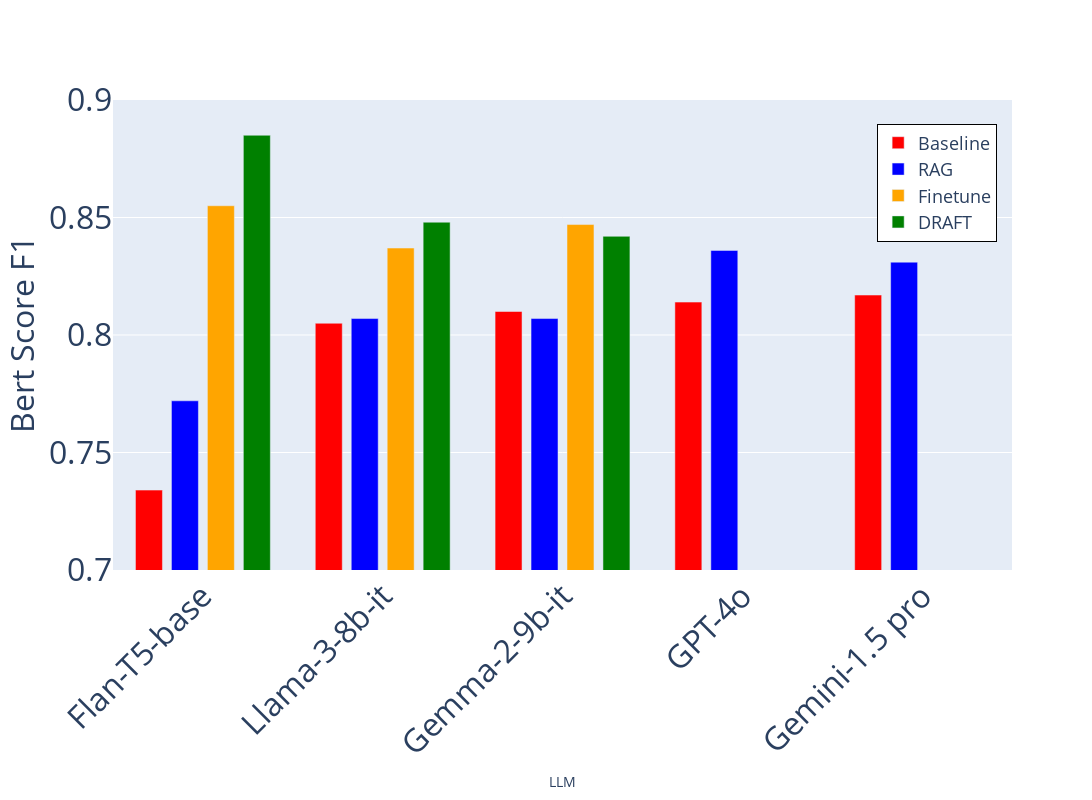

This figure's notebook cell:
### Code cell
import plotly.graph_objects as go
import numpy as np

# Categories and subcategories
categories = ['Flan-T5-base', 'Llama-3-8b-it', 'Gemma-2-9b-it', 'GPT-4o', 'Gemini-1.5 pro']
subcategories = ['Baseline', 'RAG', 'Finetune', 'DRAFT']

# Data
F1 = [[0.734, 0.772, 0.855, 0.885],
    [0.805, 0.807, 0.837, 0.848],
    [0.810, 0.807, 0.847, 0.842],
    [0.814, 0.836, 0, 0],
    [0.817, 0.831, 0, 0]]

bar_width = 0.15
index = np.arange(len(categories))

# Create figure
fig = go.Figure()

# Add bars for each subcategory
colors = ['red', 'blue', 'orange', 'green']
for i in range(len(subcategories)):
    fig.add_trace(go.Bar(
        x=[category for category in categories],  # x-axis categories
        y=[row[i] for row in F1],  # y-axis data for the subcategory
        name=subcategories[i],  # Name for the legend
        width=bar_width,  # Bar width
        marker_color=colors[i],  # Color of the bars
        offsetgroup=i  # This groups the bars together for each subcategory
    ))

# Customize layout
fig.update_layout(
    xaxis=dict(
        tickmode='array', 
        tickvals=index, 
        ticktext=categories,  # Set x-axis categories
        tickangle=-45,  # Rotate x-axis labels at 45 degrees
        title_font=dict(size=32),  # Larger x-axis title
        tickfont=dict(size=32)      # Larger x-axis tick labels
    ),
    yaxis=dict(
        range=[0.7, 0.9], 
        title="Bert Score F1",
        title_font=dict(size=32),  # Larger y-axis title
        tickfont=dict(size=32)      # Larger y-axis tick labels
    ),    barmode='group',  # Group bars together
    # title="Bert Score F1 of various approaches",  # Title of the chart
    xaxis_title="LLM",  # x-axis label
    # legend_title="DRAFT",  # Legend title
    # template='plotly_dark',  # Optional: Dark theme for better visibility
    autosize=False,  # Allow custom size
    width=1200,  # Increase the figure width (for higher resolution)
    height=800,  # Increase the figure height (for higher resolution)

    legend=dict(
        x=0.85,  # Set x position inside the plot area (0 to 1 scale)
        y=0.95,  # Set y position inside the plot area (0 to 1 scale)
        xanchor='left',  # Align legend to the left
        yanchor='top',  # Align legend to the top
        # bgcolor='rgba(255, 255, 255, 0.7)',  # Background color with transparency
        bordercolor='Black',  # Border color around the legend
        borderwidth=1,  # Border width around the legend
        font=dict(size=18)
    )
)

fig.show()

fig.write_image("plot.png", width=2000, height=1500, scale=2)  # scale=2 for higher resolution

### Figure 1 — Plotly figure (JSON) as saved in the notebook; plotly's stock layout.template omitted (floating-point values rounded to 4 significant figures)
{"data": [{"marker": {"color": "red"}, "name": "Baseline", "offsetgroup": "0", "type": "bar", "width": 0.15, "x": ["Flan-T5-base", "Llama-3-8b-it", "Gemma-2-9b-it", "GPT-4o", "Gemini-1.5 pro"], "y": [0.734, 0.805, 0.81, 0.814, 0.817]}, {"marker": {"color": "blue"}, "name": "RAG", "offsetgroup": "1", "type": "bar", "width": 0.15, "x": ["Flan-T5-base", "Llama-3-8b-it", "Gemma-2-9b-it", "GPT-4o", "Gemini-1.5 pro"], "y": [0.772, 0.807, 0.807, 0.836, 0.831]}, {"marker": {"color": "orange"}, "name": "Finetune", "offsetgroup": "2", "type": "bar", "width": 0.15, "x": ["Flan-T5-base", "Llama-3-8b-it", "Gemma-2-9b-it", "GPT-4o", "Gemini-1.5 pro"], "y": [0.855, 0.837, 0.847, 0, 0]}, {"marker": {"color": "green"}, "name": "DRAFT", "offsetgroup": "3", "type": "bar", "width": 0.15, "x": ["Flan-T5-base", "Llama-3-8b-it", "Gemma-2-9b-it", "GPT-4o", "Gemini-1.5 pro"], "y": [0.885, 0.848, 0.842, 0, 0]}], "layout": {"autosize": false, "barmode": "group", "height": 800, "legend": {"bordercolor": "Black", "borderwidth": 1, "font": {"size": 18}, "x": 0.85, "xanchor": "left", "y": 0.95, "yanchor": "top"}, "width": 1200, "xaxis": {"tickangle": -45, "tickfont": {"size": 32}, "tickmode": "array", "ticktext": ["Flan-T5-base", "Llama-3-8b-it", "Gemma-2-9b-it", "GPT-4o", "Gemini-1.5 pro"], "tickvals": [0, 1, 2, 3, 4], "title": {"text": "LLM"}}, "yaxis": {"range": [0.7, 0.9], "tickfont": {"size": 32}, "title": {"font": {"size": 32}, "text": "Bert Score F1"}}}}
